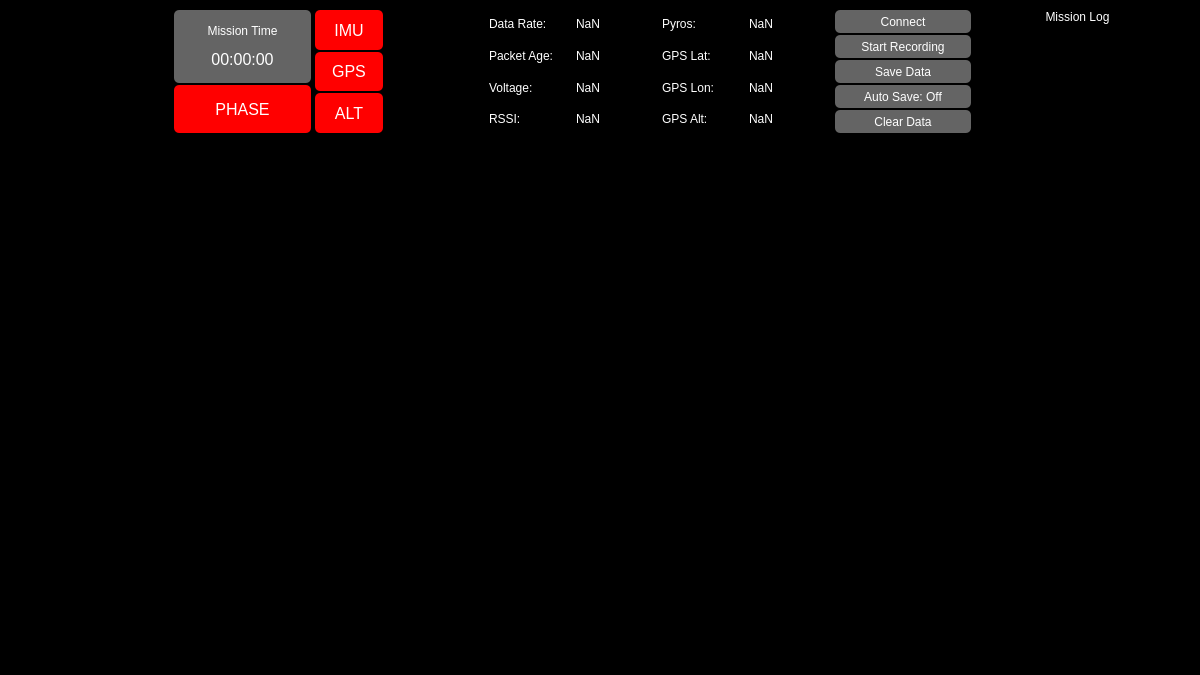
<?xml version="1.0" encoding="UTF-8"?>
<ui version="4.0">
 <class>MainWindow</class>
 <widget class="QMainWindow" name="MainWindow">
  <property name="geometry">
   <rect>
    <x>0</x>
    <y>0</y>
    <width>1200</width>
    <height>675</height>
   </rect>
  </property>
  <property name="sizePolicy">
   <sizepolicy hsizetype="Maximum" vsizetype="Preferred">
    <horstretch>0</horstretch>
    <verstretch>0</verstretch>
   </sizepolicy>
  </property>
  <property name="windowTitle">
   <string>MainWindow</string>
  </property>
  <property name="styleSheet">
   <string notr="true">background-color: rgb(0, 0, 0);</string>
  </property>
  <widget class="QWidget" name="centralwidget">
   <layout class="QVBoxLayout" name="verticalLayout_4" stretch="20,80">
    <property name="spacing">
     <number>20</number>
    </property>
    <property name="leftMargin">
     <number>20</number>
    </property>
    <property name="topMargin">
     <number>10</number>
    </property>
    <property name="rightMargin">
     <number>20</number>
    </property>
    <property name="bottomMargin">
     <number>10</number>
    </property>
    <item>
     <layout class="QHBoxLayout" name="horizontalLayout" stretch="20,2,20,10,15,50,20,30">
      <property name="spacing">
       <number>4</number>
      </property>
      <item>
       <layout class="QGridLayout" name="gridLayout_4">
        <item row="0" column="0">
         <widget class="QLabel" name="logo">
          <property name="text">
           <string/>
          </property>
          <property name="pixmap">
           <pixmap>images/logo_resized.png</pixmap>
          </property>
         </widget>
        </item>
       </layout>
      </item>
      <item>
       <spacer name="horizontalSpacer_2">
        <property name="orientation">
         <enum>Qt::Horizontal</enum>
        </property>
        <property name="sizeHint" stdset="0">
         <size>
          <width>40</width>
          <height>20</height>
         </size>
        </property>
       </spacer>
      </item>
      <item>
       <layout class="QVBoxLayout" name="verticalLayout">
        <property name="spacing">
         <number>2</number>
        </property>
        <item>
         <widget class="QLabel" name="mission_time">
          <property name="sizePolicy">
           <sizepolicy hsizetype="Preferred" vsizetype="Preferred">
            <horstretch>1</horstretch>
            <verstretch>6</verstretch>
           </sizepolicy>
          </property>
          <property name="styleSheet">
           <string notr="true">QLabel {
    background-color: rgb(100,100,100);
    border-radius: 5px;
    padding: 1px;
    color: white;
    font-size: 8 px;
}
</string>
          </property>
          <property name="text">
           <string>&lt;html&gt;&lt;head/&gt;&lt;body&gt;&lt;p align=&quot;center&quot;&gt;Mission Time&lt;/p&gt;&lt;p align=&quot;center&quot;&gt;&lt;a name=&quot;elapsedTime&quot;/&gt;&lt;span style=&quot; font-size:12pt;&quot;&gt;0&lt;/span&gt;&lt;span style=&quot; font-size:12pt;&quot;&gt;0:00:00&lt;/span&gt;&lt;/p&gt;&lt;/body&gt;&lt;/html&gt;</string>
          </property>
          <property name="alignment">
           <set>Qt::AlignCenter</set>
          </property>
         </widget>
        </item>
        <item>
         <widget class="QLabel" name="flight_phase">
          <property name="sizePolicy">
           <sizepolicy hsizetype="Preferred" vsizetype="Preferred">
            <horstretch>1</horstretch>
            <verstretch>4</verstretch>
           </sizepolicy>
          </property>
          <property name="font">
           <font>
            <pointsize>12</pointsize>
           </font>
          </property>
          <property name="styleSheet">
           <string notr="true">QLabel {
	background-color: rgb(255, 0, 0);
    border-radius: 5px;
    padding: 1px;
    color: white;
}
</string>
          </property>
          <property name="text">
           <string>PHASE</string>
          </property>
          <property name="alignment">
           <set>Qt::AlignCenter</set>
          </property>
         </widget>
        </item>
       </layout>
      </item>
      <item>
       <layout class="QVBoxLayout" name="verticalLayout_3">
        <property name="spacing">
         <number>2</number>
        </property>
        <item>
         <widget class="QLabel" name="IMU_error">
          <property name="sizePolicy">
           <sizepolicy hsizetype="Preferred" vsizetype="Preferred">
            <horstretch>1</horstretch>
            <verstretch>4</verstretch>
           </sizepolicy>
          </property>
          <property name="font">
           <font>
            <pointsize>12</pointsize>
           </font>
          </property>
          <property name="styleSheet">
           <string notr="true">QLabel {
	background-color: rgb(255, 0, 0);
    border-radius: 5px;
    padding: 1px;
    color: white;
}
</string>
          </property>
          <property name="text">
           <string>IMU</string>
          </property>
          <property name="alignment">
           <set>Qt::AlignCenter</set>
          </property>
         </widget>
        </item>
        <item>
         <widget class="QLabel" name="GPS_error">
          <property name="sizePolicy">
           <sizepolicy hsizetype="Preferred" vsizetype="Preferred">
            <horstretch>1</horstretch>
            <verstretch>4</verstretch>
           </sizepolicy>
          </property>
          <property name="font">
           <font>
            <pointsize>12</pointsize>
           </font>
          </property>
          <property name="styleSheet">
           <string notr="true">QLabel {
	background-color: rgb(255, 0, 0);
    border-radius: 5px;
    padding: 1px;
    color: white;
}
</string>
          </property>
          <property name="text">
           <string>GPS</string>
          </property>
          <property name="alignment">
           <set>Qt::AlignCenter</set>
          </property>
         </widget>
        </item>
        <item>
         <widget class="QLabel" name="ALT_error">
          <property name="sizePolicy">
           <sizepolicy hsizetype="Preferred" vsizetype="Preferred">
            <horstretch>1</horstretch>
            <verstretch>4</verstretch>
           </sizepolicy>
          </property>
          <property name="font">
           <font>
            <pointsize>12</pointsize>
           </font>
          </property>
          <property name="styleSheet">
           <string notr="true">QLabel {
	background-color: rgb(255, 0, 0);
    border-radius: 5px;
    padding: 1px;
    color: white;
}
</string>
          </property>
          <property name="text">
           <string>ALT</string>
          </property>
          <property name="alignment">
           <set>Qt::AlignCenter</set>
          </property>
         </widget>
        </item>
       </layout>
      </item>
      <item>
       <spacer name="horizontalSpacer">
        <property name="orientation">
         <enum>Qt::Horizontal</enum>
        </property>
        <property name="sizeHint" stdset="0">
         <size>
          <width>40</width>
          <height>20</height>
         </size>
        </property>
       </spacer>
      </item>
      <item>
       <layout class="QGridLayout" name="gridLayout_2">
        <item row="2" column="0">
         <widget class="QLabel" name="voltage">
          <property name="styleSheet">
           <string notr="true">color: rgb(255,255,255)</string>
          </property>
          <property name="text">
           <string>Voltage:</string>
          </property>
         </widget>
        </item>
        <item row="0" column="0">
         <widget class="QLabel" name="data_rate">
          <property name="styleSheet">
           <string notr="true">color: rgb(255,255,255)</string>
          </property>
          <property name="text">
           <string>Data Rate:</string>
          </property>
         </widget>
        </item>
        <item row="3" column="2">
         <widget class="QLabel" name="alt">
          <property name="styleSheet">
           <string notr="true">color: rgb(255,255,255)</string>
          </property>
          <property name="text">
           <string>GPS Alt:</string>
          </property>
         </widget>
        </item>
        <item row="2" column="1">
         <widget class="QLabel" name="voltage_val">
          <property name="styleSheet">
           <string notr="true">color: rgb(255,255,255)</string>
          </property>
          <property name="text">
           <string>NaN</string>
          </property>
         </widget>
        </item>
        <item row="0" column="1">
         <widget class="QLabel" name="data_rate_val">
          <property name="styleSheet">
           <string notr="true">color: rgb(255,255,255)</string>
          </property>
          <property name="text">
           <string>NaN</string>
          </property>
         </widget>
        </item>
        <item row="2" column="2">
         <widget class="QLabel" name="lon">
          <property name="styleSheet">
           <string notr="true">color: rgb(255,255,255)</string>
          </property>
          <property name="text">
           <string>GPS Lon:</string>
          </property>
         </widget>
        </item>
        <item row="2" column="3">
         <widget class="QLabel" name="lon_val">
          <property name="styleSheet">
           <string notr="true">color: rgb(255,255,255)</string>
          </property>
          <property name="text">
           <string>NaN</string>
          </property>
         </widget>
        </item>
        <item row="3" column="0">
         <widget class="QLabel" name="RSSI">
          <property name="styleSheet">
           <string notr="true">color: rgb(255,255,255)</string>
          </property>
          <property name="text">
           <string>RSSI:</string>
          </property>
         </widget>
        </item>
        <item row="1" column="3">
         <widget class="QLabel" name="lat_val">
          <property name="styleSheet">
           <string notr="true">color: rgb(255,255,255)</string>
          </property>
          <property name="text">
           <string>NaN</string>
          </property>
         </widget>
        </item>
        <item row="0" column="3">
         <widget class="QLabel" name="pyros_val">
          <property name="styleSheet">
           <string notr="true">color: rgb(255,255,255)</string>
          </property>
          <property name="text">
           <string>NaN</string>
          </property>
         </widget>
        </item>
        <item row="1" column="0">
         <widget class="QLabel" name="packet_age">
          <property name="styleSheet">
           <string notr="true">color: rgb(255,255,255)</string>
          </property>
          <property name="text">
           <string>Packet Age:</string>
          </property>
         </widget>
        </item>
        <item row="1" column="2">
         <widget class="QLabel" name="lat">
          <property name="styleSheet">
           <string notr="true">color: rgb(255,255,255)</string>
          </property>
          <property name="text">
           <string>GPS Lat:</string>
          </property>
         </widget>
        </item>
        <item row="3" column="1">
         <widget class="QLabel" name="RSSI_val">
          <property name="styleSheet">
           <string notr="true">color: rgb(255,255,255)</string>
          </property>
          <property name="text">
           <string>NaN</string>
          </property>
         </widget>
        </item>
        <item row="0" column="2">
         <widget class="QLabel" name="pyros">
          <property name="styleSheet">
           <string notr="true">color: rgb(255, 255, 255);</string>
          </property>
          <property name="text">
           <string>Pyros:</string>
          </property>
         </widget>
        </item>
        <item row="1" column="1">
         <widget class="QLabel" name="packet_age_val">
          <property name="styleSheet">
           <string notr="true">color: rgb(255, 255, 255);</string>
          </property>
          <property name="text">
           <string>NaN</string>
          </property>
         </widget>
        </item>
        <item row="3" column="3">
         <widget class="QLabel" name="alt_val">
          <property name="styleSheet">
           <string notr="true">color: rgb(255,255,255)</string>
          </property>
          <property name="text">
           <string>NaN</string>
          </property>
         </widget>
        </item>
       </layout>
      </item>
      <item>
       <layout class="QVBoxLayout" name="verticalLayout_2">
        <property name="spacing">
         <number>2</number>
        </property>
        <item>
         <widget class="QPushButton" name="connect_toggle">
          <property name="sizePolicy">
           <sizepolicy hsizetype="Preferred" vsizetype="Preferred">
            <horstretch>0</horstretch>
            <verstretch>0</verstretch>
           </sizepolicy>
          </property>
          <property name="styleSheet">
           <string notr="true">background-color: rgb(100,100,100);
border-radius: 5px;
padding: 1px;
color: white;
font-size: 8 px;
</string>
          </property>
          <property name="text">
           <string>Connect</string>
          </property>
         </widget>
        </item>
        <item>
         <widget class="QPushButton" name="mission_start_toggle">
          <property name="sizePolicy">
           <sizepolicy hsizetype="Preferred" vsizetype="Preferred">
            <horstretch>0</horstretch>
            <verstretch>0</verstretch>
           </sizepolicy>
          </property>
          <property name="styleSheet">
           <string notr="true">background-color: rgb(100,100,100);
border-radius: 5px;
padding: 1px;
color: white;
font-size: 8 px;
</string>
          </property>
          <property name="text">
           <string>Start Recording</string>
          </property>
         </widget>
        </item>
        <item>
         <widget class="QPushButton" name="save_data">
          <property name="sizePolicy">
           <sizepolicy hsizetype="Preferred" vsizetype="Preferred">
            <horstretch>0</horstretch>
            <verstretch>0</verstretch>
           </sizepolicy>
          </property>
          <property name="styleSheet">
           <string notr="true">background-color: rgb(100,100,100);
border-radius: 5px;
padding: 1px;
color: white;
font-size: 8 px;
</string>
          </property>
          <property name="text">
           <string>Save Data</string>
          </property>
         </widget>
        </item>
        <item>
         <widget class="QPushButton" name="autosave_toggle">
          <property name="sizePolicy">
           <sizepolicy hsizetype="Preferred" vsizetype="Preferred">
            <horstretch>0</horstretch>
            <verstretch>0</verstretch>
           </sizepolicy>
          </property>
          <property name="styleSheet">
           <string notr="true">background-color: rgb(100,100,100);
border-radius: 5px;
padding: 1px;
color: white;
font-size: 8 px;
</string>
          </property>
          <property name="text">
           <string>Auto Save: Off</string>
          </property>
         </widget>
        </item>
        <item>
         <widget class="QPushButton" name="clear_data">
          <property name="sizePolicy">
           <sizepolicy hsizetype="Preferred" vsizetype="Preferred">
            <horstretch>0</horstretch>
            <verstretch>0</verstretch>
           </sizepolicy>
          </property>
          <property name="styleSheet">
           <string notr="true">background-color: rgb(100,100,100);
border-radius: 5px;
padding: 1px;
color: white;
font-size: 8 px;
</string>
          </property>
          <property name="text">
           <string>Clear Data</string>
          </property>
         </widget>
        </item>
       </layout>
      </item>
      <item>
       <layout class="QVBoxLayout" name="verticalLayout_8">
        <property name="spacing">
         <number>0</number>
        </property>
        <item>
         <widget class="QLabel" name="mission_log">
          <property name="styleSheet">
           <string notr="true">
color: white;
font-size: 8 px;
</string>
          </property>
          <property name="text">
           <string>Mission Log</string>
          </property>
          <property name="alignment">
           <set>Qt::AlignCenter</set>
          </property>
         </widget>
        </item>
        <item>
         <widget class="QPlainTextEdit" name="log_entry">
          <property name="styleSheet">
           <string notr="true">color: white;
font-size: 8 px;
</string>
          </property>
          <property name="readOnly">
           <bool>true</bool>
          </property>
         </widget>
        </item>
       </layout>
      </item>
     </layout>
    </item>
    <item>
     <layout class="QGridLayout" name="gridLayout">
      <item row="1" column="0">
       <widget class="PlotWidget" name="Plot4" native="true"/>
      </item>
      <item row="1" column="1">
       <widget class="PlotWidget" name="Plot5" native="true"/>
      </item>
      <item row="1" column="2">
       <widget class="PlotWidget" name="Plot6" native="true"/>
      </item>
      <item row="0" column="2">
       <widget class="PlotWidget" name="Plot3" native="true"/>
      </item>
      <item row="0" column="0">
       <widget class="PlotWidget" name="Plot1" native="true"/>
      </item>
      <item row="0" column="1">
       <widget class="PlotWidget" name="Plot2" native="true"/>
      </item>
     </layout>
    </item>
   </layout>
  </widget>
  <widget class="QStatusBar" name="statusbar"/>
 </widget>
 <customwidgets>
  <customwidget>
   <class>PlotWidget</class>
   <extends>QWidget</extends>
   <header>pyqtgraph</header>
   <container>1</container>
  </customwidget>
 </customwidgets>
 <resources/>
 <connections/>
</ui>
